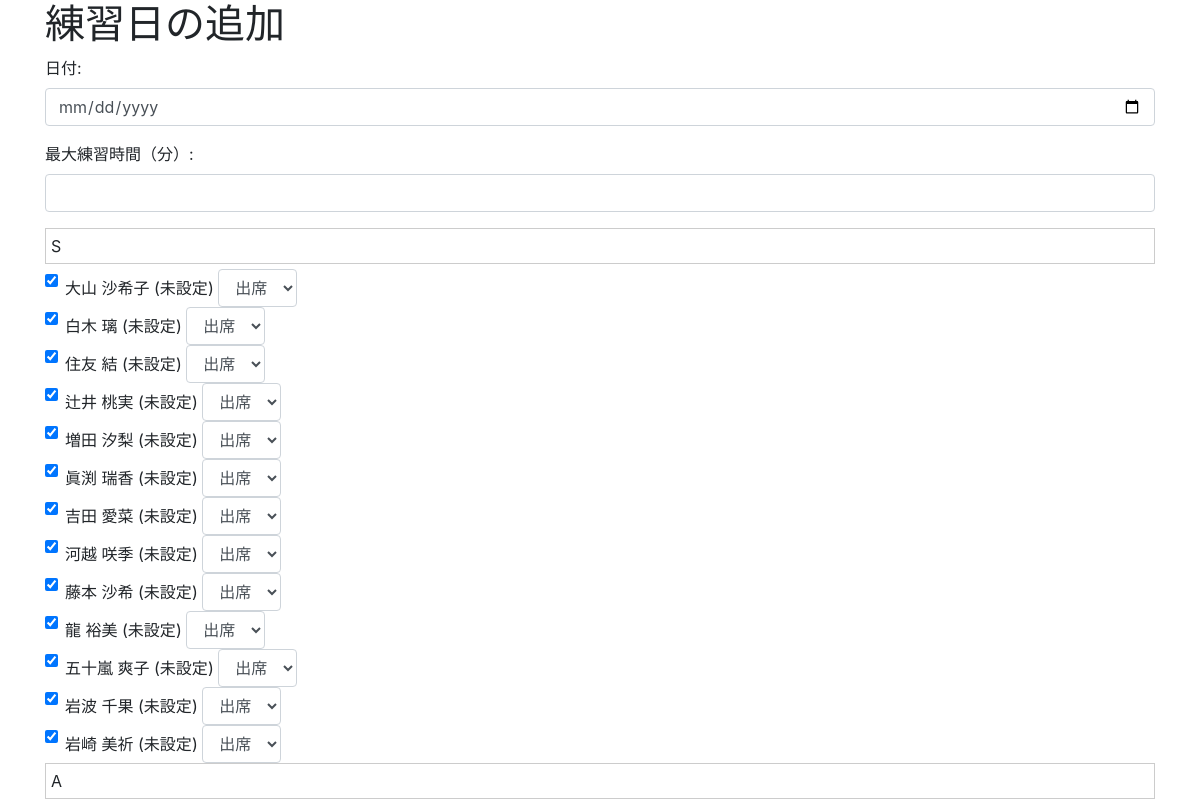
Before: /add_date (upper part) with the older database file.
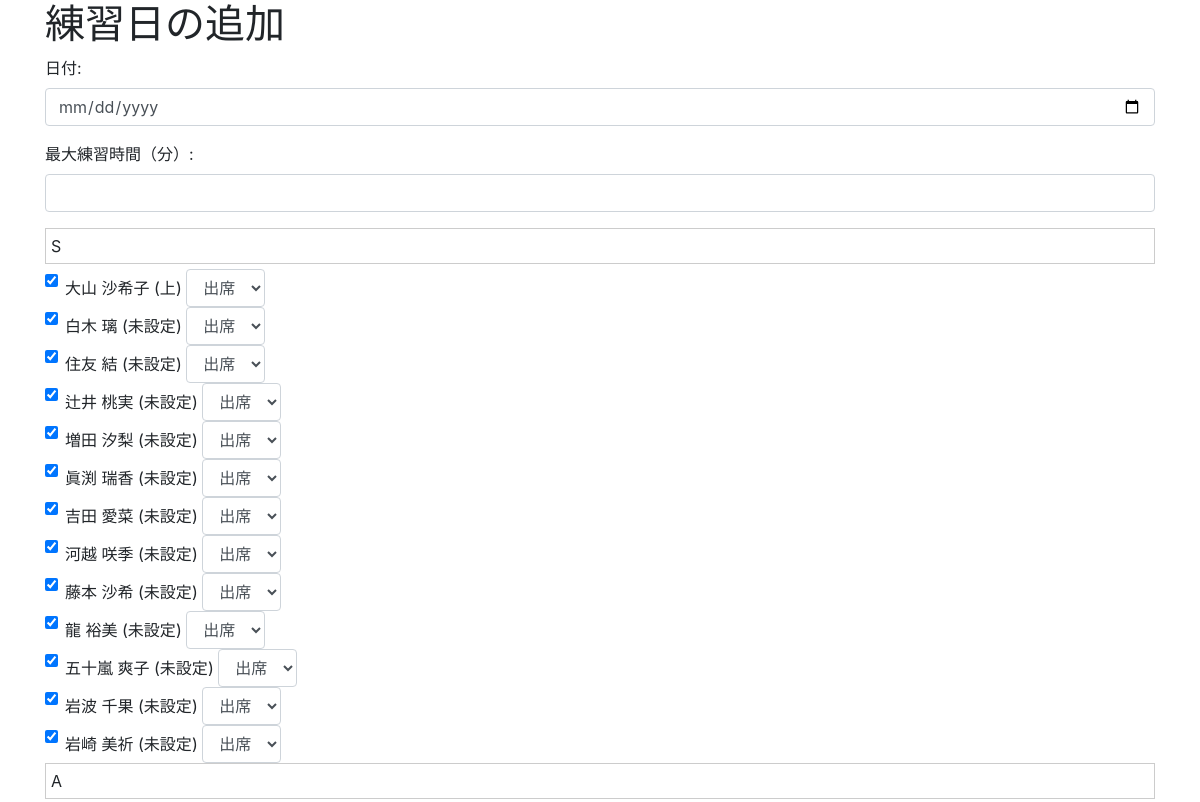
After: the same page with the newer database file.
### app.py (models this page shows, shortened)
class Member(db.Model):
    id = db.Column(db.Integer, primary_key=True)
    name = db.Column(db.String(50), nullable=False)
    part = db.Column(db.Enum('S', 'A', 'T', 'B', name='part_enum'), nullable=False)  # Enum型を使用
    part_detail = db.Column(db.Enum('上', '下', '未設定', name='part_detail_enum'), nullable=True, default='未設定')  # 上下を追加
    skill_level = db.Column(db.Enum('Beginner', 'Intermediate', 'Advanced', '未設定', name='skill_level_enum'), nullable=False, default='未設定')  # Enum型を使用
    date_associations = db.relationship("DateEntryMember", back_populates="member")

### app.py (the view, shortened to what this page needs)
@app.route("/add_date", methods=["GET", "POST"])
def add_date():
    members_all = Member.query.all()
    return render_template("add_date.html", dates=DateEntry.query.all(), members=members_all)

### templates/add_date.html (shortened to what this page needs)
<!DOCTYPE html>
<html lang="ja">
  <head>
    <link
      rel="stylesheet"
      href="https://stackpath.bootstrapcdn.com/bootstrap/4.5.2/css/bootstrap.min.css"
    />
  </head>
  <body>
    <div class="container">
      <h1>練習日の追加</h1>
      <form action="/add_date" method="POST">
        <div class="form-group">
          <label for="date">日付:</label>
          <input
            type="date"
            class="form-control"
            id="date"
            name="date"
            required
          />
        </div>
        <div class="form-group">
          <label for="max_practice_time">最大練習時間（分）:</label>
          <input
            type="number"
            class="form-control"
            id="max_practice_time"
            name="max_practice_time"
            required
          />
        </div>
        {% set parts = ['S', 'A', 'T', 'B'] %} {% for part in parts %}
        <div>
          <div class="part-title" onclick="togglePart('{{ part }}_members')">
            {{ part }}
          </div>
          <div id="{{ part }}_members" class="part-members">
            {% for member in members %} {% if member.part == part %}
            <div class="form-check">
              <input type="checkbox" class="form-check-input" id="member_{{
              member.id }}" name="member_ids[]" value="{{ member.id }}" checked
              /* 最初からチェック */ />
              <label class="form-check-label" for="member_{{ member.id }}"
                >{{ member.name }} ({{ member.part_detail }})</label
              >
              <select
                class="form-control"
                name="attendance_{{ member.id }}"
                style="width: auto; display: inline-block"
              >
                <option value="Present">出席</option>
              </select>
            </div>
            {% endif %} {% endfor %}
          </div>
        </div>
        {% endfor %}
      </form>
    </div>
  </body>
</html>

Changed rows visible on the page:
changed Member "大山 沙希子": part_detail "未設定" → "上"
